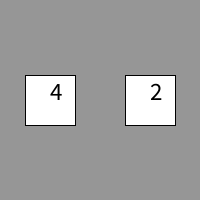
Frame 1 (no input)
Frame 60 (the mouse pressed at the canvas centre just before this capture): identical to frame 1, image omitted
Frame 120 (the mouse held since frame 60 and released just before this capture): identical to frame 1, image omitted

The Processing sketch that drew this single still picture (run headless with seeded random() and noise(); from frame 60 on, the mouse is pressed at the canvas centre):

// Processing sketch: w19_numberCubes
// ── w19_numberCubes.pde
/**
Ethan Ma
  NeXTCS
  HW18 -- Circles bounce off sides
  2024-10-22
  timespent: 0.6
DISCO: class Die { Die(int x, y, z) can have parameters. new Die (1, 2, 3);
QCC: I think I'm getting the hang of classes. This is where I gave up when I used to code!

*/
Die d0, d1;  //declare 2 vars of type Die

void setup()
{
  size(200, 200);
  d0 = new Die(25, height/2 - 25, 50);  //build a Die from the Die "blueprint" and assign to d0
  d1 = new Die(125, height/2 - 25, 50); //build a Die from the Die "blueprint" and assign to d1
}//setup


void draw()
{
  background(150);
  d0.display();  //ask d0 to perform its display action
  d1.display();  //ask d1 to perform its display action
}//draw


void keyPressed()
{
  if (key == ' ') {
    d0.roll();  //ask d0 to perform its roll action
    d1.roll();  //ask d1 to perform its roll action
  }//roll
}//if keyPressed

// ── Die.pde
class Die { 
  int x, y;
  int dsize;
  int dvalue;
  
  Die(int inX, int inY, int inSize) {
    x = inX;
    y = inY;
    dsize = inSize;
    dvalue = int(random(1, 7));
  }//constructor
  
  void display() {
    square(x, y, dsize);
    textSize(25);
    fill(0);
    text(dvalue, x + (dsize/2), y + (dsize/2));
    fill(255);
  }//dsplay
  
  void roll() {
    dvalue = int(random(1, 7));
  }
}
